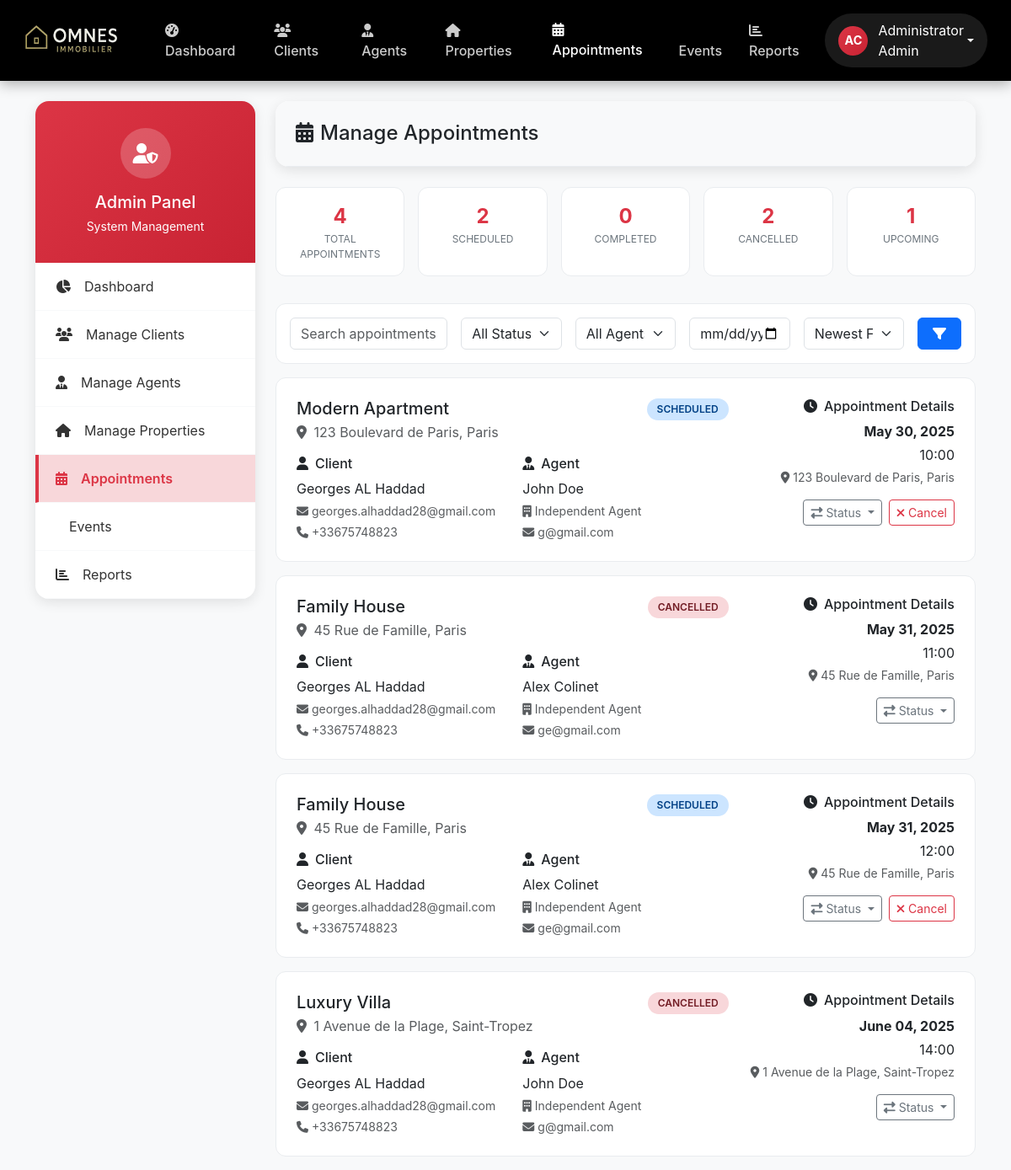
The page /src/admin/manage_appointments.php (signed in) on the database its author committed.
### tables this page shows
CREATE TABLE IF NOT EXISTS `appointments` (
  `id` int NOT NULL AUTO_INCREMENT,
  `client_id` int NOT NULL,
  `agent_id` int NOT NULL,
  `property_id` int NOT NULL,
  `appointment_date` datetime NOT NULL,
  `status` enum('scheduled','completed','cancelled') DEFAULT 'scheduled',
  `location` varchar(255) NOT NULL,
  `created_at` timestamp NULL DEFAULT CURRENT_TIMESTAMP,
  `updated_at` timestamp NULL DEFAULT CURRENT_TIMESTAMP ON UPDATE CURRENT_TIMESTAMP,
  PRIMARY KEY (`id`),
  KEY `client_id` (`client_id`),
  KEY `agent_id` (`agent_id`),
  KEY `property_id` (`property_id`)
);

CREATE TABLE IF NOT EXISTS `properties` (
  `id` int NOT NULL AUTO_INCREMENT,
  `agent_id` int NOT NULL,
  `title` varchar(255) NOT NULL,
  `description` text NOT NULL,
  `images` json DEFAULT NULL,
  `price` decimal(12,2) NOT NULL,
  `property_type` enum('house','apartment','land','commercial','rental','auction') NOT NULL,
  `status` enum('available','pending','sold','rented','withdrawn') DEFAULT 'available',
  `address_line1` varchar(255) NOT NULL,
  `city` varchar(100) NOT NULL,
  `state` varchar(100) DEFAULT NULL,
  `postal_code` varchar(20) DEFAULT NULL,
  `country` varchar(100) DEFAULT 'France',
  `bedrooms` int DEFAULT '0',
  `bathrooms` int DEFAULT '0',
  `year_built` int DEFAULT '0',
  `living_area` int NOT NULL DEFAULT '0',
  `has_parking` tinyint(1) DEFAULT '0',
  `parking_spaces` int DEFAULT '0',
  `has_garden` tinyint(1) DEFAULT '0',
  `created_at` timestamp NULL DEFAULT CURRENT_TIMESTAMP,
  `updated_at` timestamp NULL DEFAULT CURRENT_TIMESTAMP ON UPDATE CURRENT_TIMESTAMP,
  PRIMARY KEY (`id`),
  KEY `agent_id` (`agent_id`)
);

CREATE TABLE IF NOT EXISTS `users` (
  `id` int NOT NULL AUTO_INCREMENT,
  `first_name` varchar(50) NOT NULL,
  `last_name` varchar(50) NOT NULL,
  `email` varchar(100) NOT NULL,
  `password_hash` varchar(255) NOT NULL,
  `role` enum('admin','client','agent') NOT NULL DEFAULT 'client',
  `phone` varchar(15) NOT NULL,
  `created_at` timestamp NULL DEFAULT CURRENT_TIMESTAMP,
  `updated_at` timestamp NULL DEFAULT CURRENT_TIMESTAMP ON UPDATE CURRENT_TIMESTAMP,
  PRIMARY KEY (`id`),
  UNIQUE KEY `email` (`email`)
);

CREATE TABLE IF NOT EXISTS `agents` (
  `user_id` int NOT NULL,
  `first_name` varchar(50) NOT NULL DEFAULT '',
  `last_name` varchar(50) NOT NULL DEFAULT '',
  `phone` varchar(15) NOT NULL DEFAULT '',
  `cv_file_path` varchar(255) DEFAULT '',
  `profile_picture_path` varchar(255) DEFAULT NULL,
  `agency_name` varchar(255) NOT NULL DEFAULT 'Independent Agent',
  `agency_email` varchar(100) DEFAULT '',
  `years_experience` int DEFAULT '0',
  `average_rating` decimal(3,2) DEFAULT '0.00',
  `total_sales` decimal(15,2) DEFAULT '0.00',
  `total_transactions` int DEFAULT '0',
  PRIMARY KEY (`user_id`),
  UNIQUE KEY `agency_email` (`agency_email`)
);

### src/admin/manage_appointments.php (the view, shortened to what the rows shown need)
<?php
$database = Database::getInstance();
$pdo = $database->getConnection();
$sort = $_GET['sort'] ?? 'newest';
$query = "
    SELECT
        a.*,
        p.title as property_title,
        p.address_line1,
        p.city,
        p.price as property_price,
        CONCAT(agent.first_name, ' ', agent.last_name) as agent_name,
        agent_details.agency_name,
        agent_user.email as agent_email,
        agent_user.phone as agent_phone,
        CONCAT(client.first_name, ' ', client.last_name) as client_name,
        client.email as client_email,
        client.phone as client_phone
    FROM appointments a
    INNER JOIN properties p ON a.property_id = p.id
    INNER JOIN agents agent_details ON a.agent_id = agent_details.user_id
    INNER JOIN users agent_user ON agent_details.user_id = agent_user.id
    INNER JOIN users agent ON a.agent_id = agent.id
    INNER JOIN users client ON a.client_id = client.id
    WHERE 1=1
";
$params = [];
switch ($sort) {
    default:
        $query .= " ORDER BY a.created_at DESC";
}
try {
    $stmt = $pdo->prepare($query);
    $stmt->execute($params);
    $appointments = $stmt->fetchAll(PDO::FETCH_ASSOC);
} catch (Exception $e) {
    error_log("Appointments fetch error: " . $e->getMessage());
    $error = 'Error loading appointments.';
    $appointments = [];
}
?>
<!DOCTYPE html>
<html lang="en">
<head>
    <link href="https://cdnjs.cloudflare.com/ajax/libs/bootstrap/5.3.0/css/bootstrap.min.css" rel="stylesheet">
    <link href="https://cdnjs.cloudflare.com/ajax/libs/font-awesome/6.4.0/css/all.min.css" rel="stylesheet">
</head>
<body>
    <div class="container mt-4">
        <div class="row">
            <div class="col-lg-9">
                <div class="content-card mb-4">
                    <div class="content-card-header">
                        <h1 class="h4 mb-0">
                            <i class="fas fa-calendar-alt me-2"></i>Manage Appointments
                        </h1>
                    </div>
                </div>
                <?php if (empty($appointments)): ?>
                    <div class="text-center py-5">
                        <i class="fas fa-calendar-times fa-3x text-muted mb-3"></i>
                        <p class="text-muted">No appointments found.</p>
                    </div>
                <?php else: ?>
                    <?php foreach ($appointments as $appointment): ?>
                        <div class="appointment-card">
                            <div class="row">
                                <div class="col-md-8">
                                    <div class="d-flex justify-content-between align-items-start mb-3">
                                        <div>
                                            <h5 class="mb-1"><?= htmlspecialchars($appointment['property_title']) ?></h5>
                                            <p class="text-muted mb-0">
                                                <i class="fas fa-map-marker-alt me-1"></i>
                                                <?= htmlspecialchars($appointment['address_line1'] . ', ' . $appointment['city']) ?>
                                            </p>
                                        </div>
                                        <span class="status-badge status-<?= $appointment['status'] ?>">
                                            <?= ucfirst($appointment['status']) ?>
                                        </span>
                                    </div>
                                    <div class="row">
                                        <div class="col-md-6">
                                            <h6><i class="fas fa-user me-2"></i>Client</h6>
                                            <p class="mb-1"><?= htmlspecialchars($appointment['client_name']) ?></p>
                                            <p class="mb-1 small text-muted">
                                                <i class="fas fa-envelope me-1"></i><?= htmlspecialchars($appointment['client_email']) ?>
                                            </p>
                                            <?php if (!empty($appointment['client_phone'])): ?>
                                                <p class="mb-0 small text-muted">
                                                    <i class="fas fa-phone me-1"></i><?= htmlspecialchars($appointment['client_phone']) ?>
                                                </p>
                                            <?php endif; ?>
                                        </div>
                                        <div class="col-md-6">
                                            <h6><i class="fas fa-user-tie me-2"></i>Agent</h6>
                                            <p class="mb-1"><?= htmlspecialchars($appointment['agent_name']) ?></p>
                                            <p class="mb-1 small text-muted">
                                                <i class="fas fa-building me-1"></i><?= htmlspecialchars($appointment['agency_name']) ?>
                                            </p>
                                            <p class="mb-0 small text-muted">
                                                <i class="fas fa-envelope me-1"></i><?= htmlspecialchars($appointment['agent_email']) ?>
                                            </p>
                                        </div>
                                    </div>
                                </div>
                                <div class="col-md-4">
                                    <div class="text-end mb-3">
                                        <h6><i class="fas fa-clock me-2"></i>Appointment Details</h6>
                                        <p class="mb-1">
                                            <strong><?= date('F d, Y', strtotime($appointment['appointment_date'])) ?></strong>
                                        </p>
                                        <p class="mb-1"><?= date('H:i', strtotime($appointment['appointment_date'])) ?></p>
                                        <p class="mb-3 small text-muted">
                                            <i class="fas fa-map-marker-alt me-1"></i><?= htmlspecialchars($appointment['location']) ?>
                                        </p>
                                    </div>
                                    <div class="action-buttons justify-content-end">
                                        <div class="btn-group">
                                            <button type="button" class="btn btn-sm btn-outline-secondary dropdown-toggle" data-bs-toggle="dropdown">
                                                <i class="fas fa-exchange-alt"></i> Status
                                            </button>
                                        </div>
                                        <?php if ($appointment['status'] === 'scheduled'): ?>
                                            <button type="button" class="btn btn-sm btn-outline-danger"
                                                    onclick="confirmCancel(<?= $appointment['id'] ?>, '<?= htmlspecialchars(addslashes($appointment['property_title'])) ?>')">
                                                <i class="fas fa-times"></i> Cancel
                                            </button>
                                        <?php endif; ?>
                                    </div>
                                </div>
                            </div>
                        </div>
                    <?php endforeach; ?>
                <?php endif; ?>
            </div>
        </div>
    </div>
</body>
</html>

### rows shown on the page
appointments: property.title "Modern Apartment", property.city "123 Boulevard de Paris, Paris", status "SCHEDULED", client_name "Georges AL Haddad", users.email "georges.alhaddad28@gmail.com", users.phone "+33675748823", agent_name "John Doe", agent.agency_name "Independent Agent", users.email "g@gmail.com", appointment_date "May 30, 2025", appointment_date "10:00", location "123 Boulevard de Paris, Paris"
appointments: property.title "Family House", property.city "45 Rue de Famille, Paris", status "CANCELLED", client_name "Georges AL Haddad", users.email "georges.alhaddad28@gmail.com", users.phone "+33675748823", agent_name "Alex Colinet", agent.agency_name "Independent Agent", users.email "ge@gmail.com", appointment_date "May 31, 2025", appointment_date "11:00", location "45 Rue de Famille, Paris"
appointments: property.title "Family House", property.city "45 Rue de Famille, Paris", status "SCHEDULED", client_name "Georges AL Haddad", users.email "georges.alhaddad28@gmail.com", users.phone "+33675748823", agent_name "Alex Colinet", agent.agency_name "Independent Agent", users.email "ge@gmail.com", appointment_date "May 31, 2025", appointment_date "12:00", location "45 Rue de Famille, Paris"
appointments: property.title "Luxury Villa", property.city "1 Avenue de la Plage, Saint-Tropez", status "CANCELLED", client_name "Georges AL Haddad", users.email "georges.alhaddad28@gmail.com", users.phone "+33675748823", agent_name "John Doe", agent.agency_name "Independent Agent", users.email "g@gmail.com", appointment_date "June 04, 2025", appointment_date "14:00", location "1 Avenue de la Plage, Saint-Tropez"

### other values the page prints
$stats['total'] "4"
$stats['scheduled'] "2"
$stats['completed'] "0"
$stats['cancelled'] "2"
$stats['upcoming'] "1"
